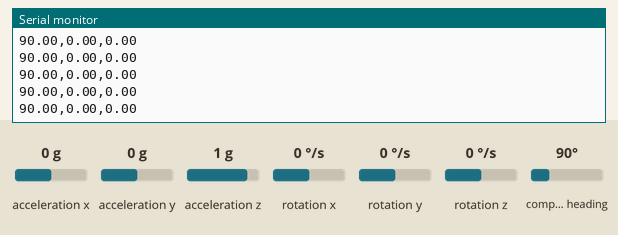
This sketch was run on a simulated Arduino Uno, built with avr-gcc and run on an emulated ATmega328P. Parts: the last lines printed to the serial monitor. Inputs (shaded band) come from the test bench; at power-on: acceleration x 0 g, acceleration y 0 g, acceleration z 1 g, compass heading 90°, rotation x 0 °/s, rotation y 0 °/s, rotation z 0 °/s.

Above: at 1.2 s.
1.3 s: acceleration x set to -1.4 g
At 1.34 s:
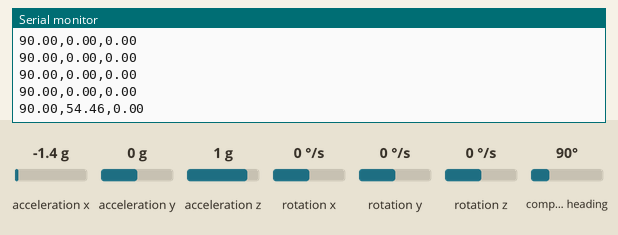
2.8 s: acceleration y set to -1.4 g
At 2.86 s:
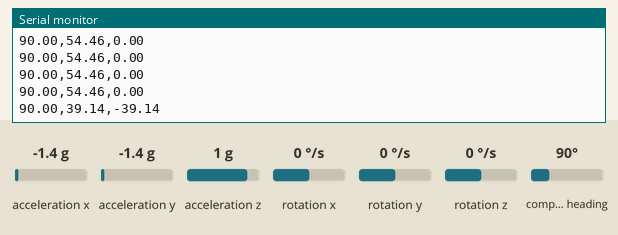
4.3 s: acceleration z set to -1.4 g
At 4.38 s:
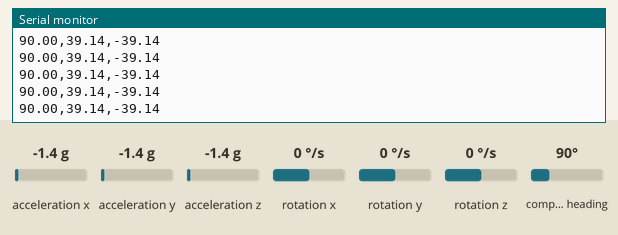
5.8 s: compass heading set to 7°
At 5.81 s:
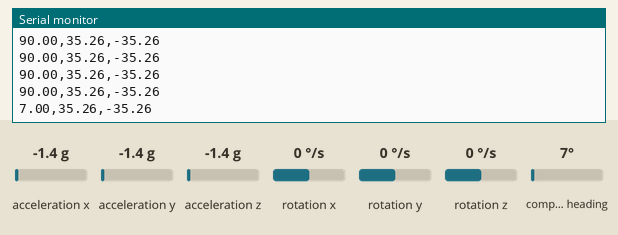
Timing chart, 0 to 8.3 s (numbered marks = the images above; inputs shaded):
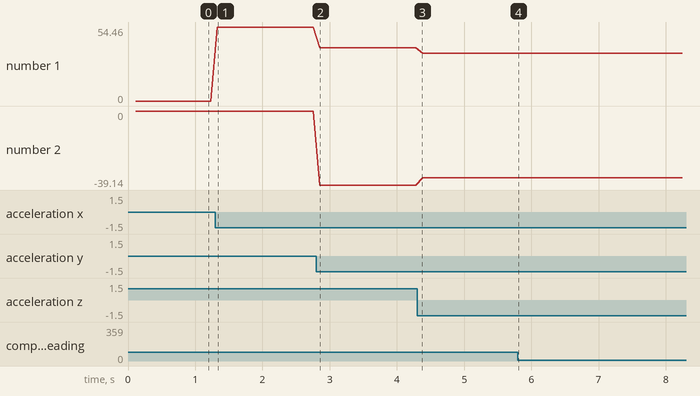

Measured:
- after the input at 1.3 s, the serial monitor: prints a new line at once (image 1)
- after the input at 2.8 s, the serial monitor: prints a new line after 0.06 s (image 2)
- after the input at 5.8 s, the serial monitor: prints a new line at once (image 4)
- plotted number 1: 0 → 54.46 after the input at 1.3 s, 54.46 → 39.14 after the input at 2.8 s, 39.14 → 35.26 after the input at 4.3 s
- plotted number 2: 0 → -39.14 after the input at 2.8 s, -39.14 → -35.26 after the input at 4.3 s

The sketch:

TrySimulation.ino
```cpp
#include "MPU9250.h"

MPU9250 mpu;

unsigned long previousMillis = 0;
const long interval = 100;
float value = 0;

void setup() {


  Serial.begin(115200);

  //MPU connection
  Wire.begin();

  if (!mpu.setup(0x68)) {
    while (1) {
      Serial.println("MPU connection failed");
      delay(5000);
    }
  }
}

void loop() {

  unsigned long currentMillis = millis();
  mpu.update();

  if(currentMillis - previousMillis >= interval) {
      print_roll_pitch_yaw();
      previousMillis = currentMillis;
  }

}

void print_roll_pitch_yaw() {
    Serial.print(mpu.getYaw(), 2);
    Serial.print(",");
    Serial.print(mpu.getPitch(), 2);
    Serial.print(",");
    Serial.println(mpu.getRoll(), 2);
}
```
